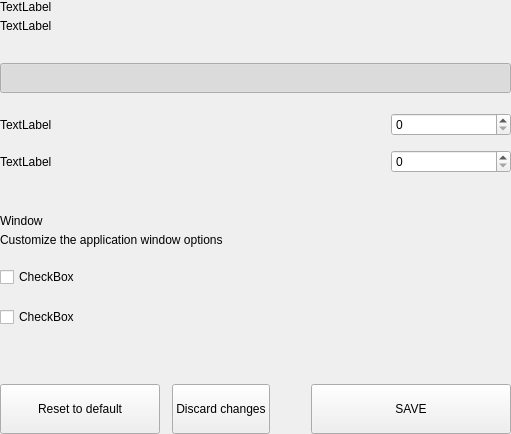
<?xml version="1.0" encoding="UTF-8"?>
<ui version="4.0">
 <class>SettingsMainOptionsWidget</class>
 <widget class="QWidget" name="SettingsMainOptionsWidget">
  <property name="geometry">
   <rect>
    <x>0</x>
    <y>0</y>
    <width>511</width>
    <height>434</height>
   </rect>
  </property>
  <property name="windowTitle">
   <string>Form</string>
  </property>
  <layout class="QVBoxLayout" name="verticalLayout">
   <property name="spacing">
    <number>0</number>
   </property>
   <property name="leftMargin">
    <number>0</number>
   </property>
   <property name="topMargin">
    <number>0</number>
   </property>
   <property name="rightMargin">
    <number>0</number>
   </property>
   <property name="bottomMargin">
    <number>0</number>
   </property>
   <item>
    <widget class="QWidget" name="left" native="true">
     <layout class="QVBoxLayout" name="verticalLayout_3">
      <property name="leftMargin">
       <number>0</number>
      </property>
      <property name="topMargin">
       <number>0</number>
      </property>
      <property name="rightMargin">
       <number>0</number>
      </property>
      <property name="bottomMargin">
       <number>0</number>
      </property>
      <item>
       <layout class="QVBoxLayout" name="verticalLayout_2">
        <property name="spacing">
         <number>0</number>
        </property>
        <item>
         <layout class="QHBoxLayout" name="horizontalLayout_3" stretch="1">
          <property name="spacing">
           <number>0</number>
          </property>
          <item>
           <layout class="QVBoxLayout" name="verticalLayoutTitle">
            <property name="spacing">
             <number>5</number>
            </property>
            <item>
             <widget class="QLabel" name="labelTitle">
              <property name="text">
               <string>TextLabel</string>
              </property>
             </widget>
            </item>
            <item>
             <widget class="QLabel" name="labelSubtitle1">
              <property name="text">
               <string>TextLabel</string>
              </property>
              <property name="wordWrap">
               <bool>true</bool>
              </property>
             </widget>
            </item>
           </layout>
          </item>
         </layout>
        </item>
        <item>
         <spacer name="verticalSpacer_2">
          <property name="orientation">
           <enum>Qt::Vertical</enum>
          </property>
          <property name="sizeType">
           <enum>QSizePolicy::Fixed</enum>
          </property>
          <property name="sizeHint" stdset="0">
           <size>
            <width>20</width>
            <height>30</height>
           </size>
          </property>
         </spacer>
        </item>
        <item>
         <layout class="QHBoxLayout" name="horizontalLayout">
          <item>
           <widget class="QPushButton" name="pushSwitchStart">
            <property name="minimumSize">
             <size>
              <width>0</width>
              <height>30</height>
             </size>
            </property>
            <property name="maximumSize">
             <size>
              <width>16777215</width>
              <height>30</height>
             </size>
            </property>
            <property name="text">
             <string/>
            </property>
            <property name="checkable">
             <bool>true</bool>
            </property>
            <property name="checked">
             <bool>true</bool>
            </property>
           </widget>
          </item>
         </layout>
        </item>
        <item>
         <spacer name="verticalSpacer_3">
          <property name="orientation">
           <enum>Qt::Vertical</enum>
          </property>
          <property name="sizeType">
           <enum>QSizePolicy::Fixed</enum>
          </property>
          <property name="sizeHint" stdset="0">
           <size>
            <width>20</width>
            <height>20</height>
           </size>
          </property>
         </spacer>
        </item>
        <item>
         <layout class="QHBoxLayout" name="horizontalLayout_2">
          <item>
           <widget class="QLabel" name="labelTitleSizeDb">
            <property name="text">
             <string>TextLabel</string>
            </property>
           </widget>
          </item>
          <item>
           <spacer name="horizontalSpacer_3">
            <property name="orientation">
             <enum>Qt::Horizontal</enum>
            </property>
            <property name="sizeHint" stdset="0">
             <size>
              <width>40</width>
              <height>20</height>
             </size>
            </property>
           </spacer>
          </item>
          <item>
           <widget class="QSpinBox" name="databaseCache">
            <property name="minimumSize">
             <size>
              <width>120</width>
              <height>0</height>
             </size>
            </property>
           </widget>
          </item>
         </layout>
        </item>
        <item>
         <spacer name="verticalThreads2">
          <property name="orientation">
           <enum>Qt::Vertical</enum>
          </property>
          <property name="sizeType">
           <enum>QSizePolicy::Fixed</enum>
          </property>
          <property name="sizeHint" stdset="0">
           <size>
            <width>20</width>
            <height>14</height>
           </size>
          </property>
         </spacer>
        </item>
        <item>
         <layout class="QHBoxLayout" name="horizontalThreads">
          <item>
           <widget class="QLabel" name="labelTitleThreads">
            <property name="text">
             <string>TextLabel</string>
            </property>
           </widget>
          </item>
          <item>
           <spacer name="horizontalSpacerThreads">
            <property name="orientation">
             <enum>Qt::Horizontal</enum>
            </property>
            <property name="sizeHint" stdset="0">
             <size>
              <width>40</width>
              <height>20</height>
             </size>
            </property>
           </spacer>
          </item>
          <item>
           <widget class="QSpinBox" name="threadsScriptVerif">
            <property name="minimumSize">
             <size>
              <width>120</width>
              <height>0</height>
             </size>
            </property>
           </widget>
          </item>
         </layout>
        </item>
        <item>
         <spacer name="verticalPercentagezDdr">
          <property name="orientation">
           <enum>Qt::Vertical</enum>
          </property>
          <property name="sizeType">
           <enum>QSizePolicy::Fixed</enum>
          </property>
          <property name="sizeHint" stdset="0">
           <size>
            <width>20</width>
            <height>20</height>
           </size>
          </property>
         </spacer>
        </item>
        <item>
         <widget class="QLabel" name="labelDivider">
          <property name="minimumSize">
           <size>
            <width>0</width>
            <height>1</height>
           </size>
          </property>
          <property name="maximumSize">
           <size>
            <width>16777215</width>
            <height>1</height>
           </size>
          </property>
          <property name="text">
           <string/>
          </property>
         </widget>
        </item>
        <item>
         <spacer name="verticalThreads">
          <property name="orientation">
           <enum>Qt::Vertical</enum>
          </property>
          <property name="sizeType">
           <enum>QSizePolicy::Fixed</enum>
          </property>
          <property name="sizeHint" stdset="0">
           <size>
            <width>20</width>
            <height>20</height>
           </size>
          </property>
         </spacer>
        </item>
        <item>
         <layout class="QHBoxLayout" name="horizontalLayout_34" stretch="1">
          <property name="spacing">
           <number>0</number>
          </property>
          <item>
           <layout class="QVBoxLayout" name="verticalLayoutTitle2">
            <property name="spacing">
             <number>5</number>
            </property>
            <item>
             <widget class="QLabel" name="labelTitleDown">
              <property name="text">
               <string>Window</string>
              </property>
             </widget>
            </item>
            <item>
             <widget class="QLabel" name="labelSubtitleDown">
              <property name="text">
               <string>Customize the application window options</string>
              </property>
              <property name="wordWrap">
               <bool>true</bool>
              </property>
             </widget>
            </item>
           </layout>
          </item>
         </layout>
        </item>
        <item>
         <spacer name="verticalSpacer_5">
          <property name="orientation">
           <enum>Qt::Vertical</enum>
          </property>
          <property name="sizeType">
           <enum>QSizePolicy::Fixed</enum>
          </property>
          <property name="sizeHint" stdset="0">
           <size>
            <width>20</width>
            <height>20</height>
           </size>
          </property>
         </spacer>
        </item>
        <item>
         <widget class="QCheckBox" name="checkBoxMinTaskbar">
          <property name="text">
           <string>CheckBox</string>
          </property>
         </widget>
        </item>
        <item>
         <spacer name="verticalSpacer_4">
          <property name="orientation">
           <enum>Qt::Vertical</enum>
          </property>
          <property name="sizeType">
           <enum>QSizePolicy::Fixed</enum>
          </property>
          <property name="sizeHint" stdset="0">
           <size>
            <width>20</width>
            <height>20</height>
           </size>
          </property>
         </spacer>
        </item>
        <item>
         <widget class="QCheckBox" name="checkBoxMinClose">
          <property name="text">
           <string>CheckBox</string>
          </property>
         </widget>
        </item>
        <item>
         <spacer name="verticalSpacer">
          <property name="orientation">
           <enum>Qt::Vertical</enum>
          </property>
          <property name="sizeHint" stdset="0">
           <size>
            <width>20</width>
            <height>40</height>
           </size>
          </property>
         </spacer>
        </item>
        <item>
         <layout class="QHBoxLayout" name="horizontalLayout_7">
          <property name="spacing">
           <number>12</number>
          </property>
          <item>
           <widget class="QPushButton" name="pushButtonReset">
            <property name="minimumSize">
             <size>
              <width>160</width>
              <height>50</height>
             </size>
            </property>
            <property name="maximumSize">
             <size>
              <width>50</width>
              <height>16777215</height>
             </size>
            </property>
            <property name="focusPolicy">
             <enum>Qt::NoFocus</enum>
            </property>
            <property name="text">
             <string>Reset to default</string>
            </property>
           </widget>
          </item>
          <item>
           <widget class="QPushButton" name="pushButtonClean">
            <property name="minimumSize">
             <size>
              <width>0</width>
              <height>50</height>
             </size>
            </property>
            <property name="focusPolicy">
             <enum>Qt::NoFocus</enum>
            </property>
            <property name="text">
             <string>Discard changes</string>
            </property>
           </widget>
          </item>
          <item>
           <spacer name="horizontalSpacer_5">
            <property name="orientation">
             <enum>Qt::Horizontal</enum>
            </property>
            <property name="sizeType">
             <enum>QSizePolicy::Expanding</enum>
            </property>
            <property name="sizeHint" stdset="0">
             <size>
              <width>40</width>
              <height>20</height>
             </size>
            </property>
           </spacer>
          </item>
          <item>
           <widget class="QPushButton" name="pushButtonSave">
            <property name="minimumSize">
             <size>
              <width>200</width>
              <height>50</height>
             </size>
            </property>
            <property name="maximumSize">
             <size>
              <width>200</width>
              <height>50</height>
             </size>
            </property>
            <property name="focusPolicy">
             <enum>Qt::NoFocus</enum>
            </property>
            <property name="text">
             <string>SAVE</string>
            </property>
           </widget>
          </item>
         </layout>
        </item>
       </layout>
      </item>
     </layout>
    </widget>
   </item>
  </layout>
 </widget>
 <resources/>
 <connections/>
</ui>
